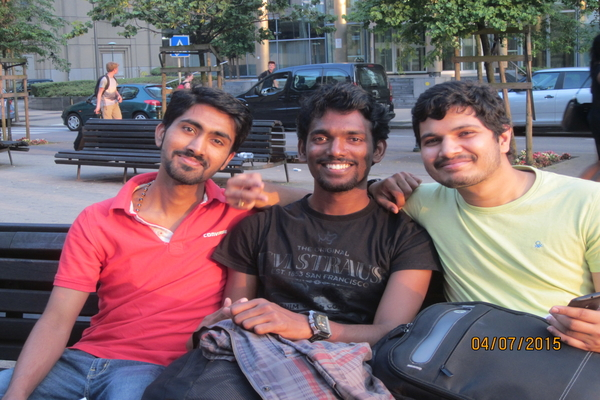
#> input picture images/GroupPic.jpg, 600 x 400 px
$ python FindFaceinGroupImage.py
#> lines starting #> are read from the running program, lines starting #| are printed output that depends on the picture; after the words box and inside, x2 and y2 are one past the last pixel; in counts of white or black regions, pixels touching at a corner belong together
#Author: Deepak
#Date: 01/Jun/2019
#Descr: Finding an object image in a larger image using template matching in OpenCV.

import cv2
import numpy as np

image = cv2.imread('images/GroupPic.jpg')
#> image is the input picture: shape (400, 600, 3); mean B, G, R 109, 103.8, 122.7
cv2.imshow('Original Source Image', image)

#Convert to Gray scale
gray_image = cv2.cvtColor(image, cv2.COLOR_BGR2GRAY)
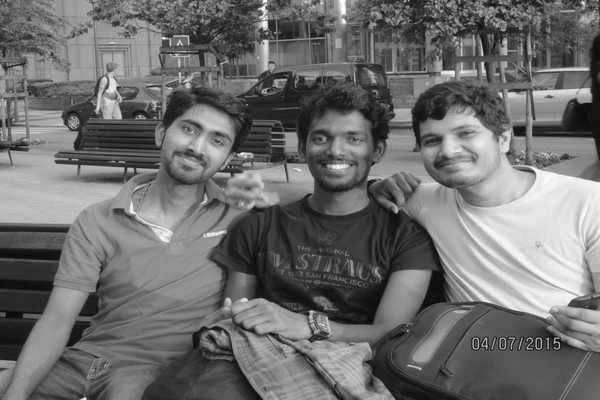
#> gray_image: shape (400, 600); min 4, max 255, mean 110

template = cv2.imread('images/friend.jpg', 0)
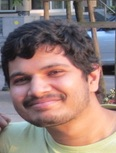
#> input picture images/friend.jpg, 116 x 153 px
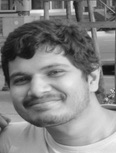
#> template: shape (153, 116); min 15, max 250, mean 131.8
cv2.imshow('Template Image', template)
Height, Width = template.shape[:2]
#> Height = 153; Width = 116

result = cv2.matchTemplate(gray_image, template, cv2.TM_CCOEFF)
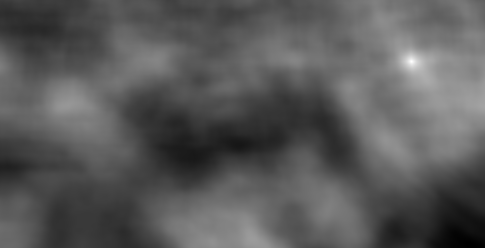
#> result: shape (248, 485) float32; min -26450228, max 51986644, mean 1112122; drawn with min black and max white
min_val ,max_val, min_loc, max_loc = cv2.minMaxLoc(result)
#> min_val = -26450228; max_val = 51986644; min_loc = (470, 245); max_loc = (411, 61)

top_left = max_loc
#> top_left = (411, 61)
bottom_right = (top_left[0] + 130, top_left[1] + 130)
#> bottom_right = (541, 191)
cv2.rectangle (image, top_left, bottom_right, (0,0,255), 5)
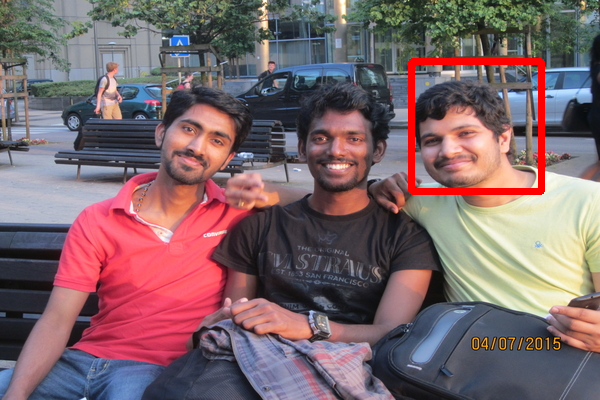
#> image: shape (400, 600, 3); 1.51% of pixels changed, all inside (x1, y1, x2, y2) = (408, 58, 545, 195)

cv2.imshow('Locating Image', image)

if cv2.waitKey(0) & 0xFF == ord('q'):
#> (key q is pressed here)
	cv2.destroyAllWindows()
